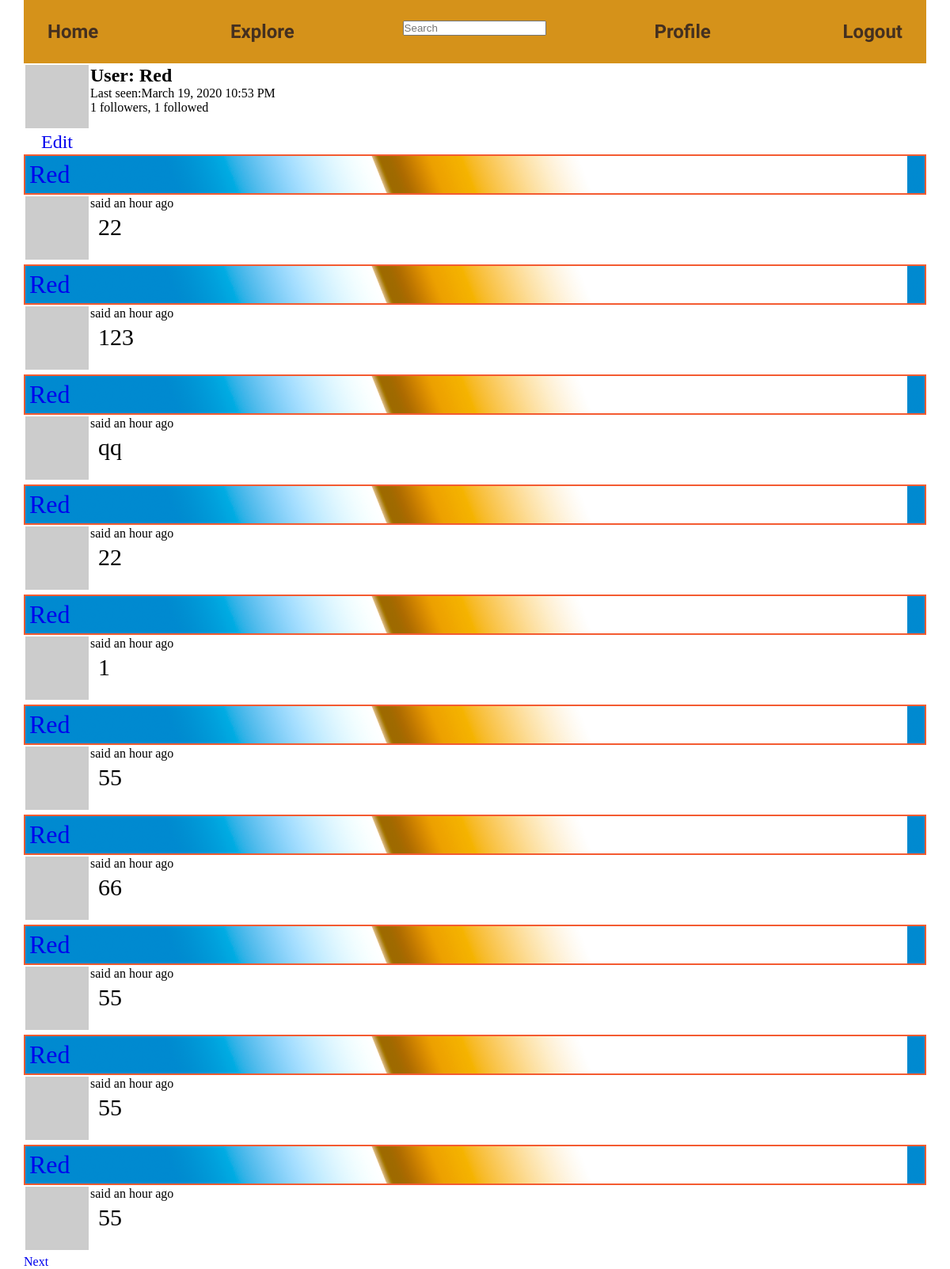
Page /user/Red (signed in) on the committed database.
### app/models.py (models this page shows, shortened)
class User(db.Model, UserMixin):
    id = db.Column(db.Integer, primary_key=True)
    username = db.Column(db.String(64), nullable=False, index=True, unique=True)
    email = db.Column(db.String(120), nullable=False, index=True, unique=True)
    password_hash = db.Column(db.String(128))
    posts = db.relationship('Post', backref='author', lazy='dynamic')
    about_me = db.Column(db.Text)
    last_seen = db.Column(db.DateTime, default=datetime.utcnow)
    followed = db.relationship('User', secondary=followers,
                               primaryjoin=(followers.c.follower_id == id),
                               secondaryjoin=(followers.c.followed_id == id),
                               backref=db.backref('followers', lazy='dynamic'), lazy='dynamic')
    def avatar(self, size):
        digest = md5(self.email.lower().encode('utf-8')).hexdigest()
        return 'https://www.gravatar.com/avatar/{}?d=identicon&s={}'.format(
            digest, size)

class SearchableMixin(object):
    @classmethod
    def before_commit(cls, session):
        session._changes = {
            'add': list(session.new),
            'update': list(session.dirty),
            'delete': list(session.deleted)
        }
    @classmethod
    def after_commit(cls, session):
        for obj in session._changes['add']:
            if isinstance(obj, SearchableMixin):
                add_to_index(obj.__tablename__, obj)
        for obj in session._changes['update']:
            if isinstance(obj, SearchableMixin):
                add_to_index(obj.__tablename__, obj)
        for obj in session._changes['delete']:
            if isinstance(obj, SearchableMixin):
                remove_from_index(obj.__tablename__, obj)
        session._changes = None

class Post(SearchableMixin, db.Model):
    __searchable__ = ['body']
    id = db.Column(db.Integer, primary_key=True)
    body = db.Column(db.Text)
    timestamp = db.Column(db.DateTime, index=True, default=datetime.utcnow)
    user_id = db.Column(db.Integer, db.ForeignKey('user.id'))
    language = db.Column(db.String(5))

### app/main/routes.py (the view)
@bp.route('/user/<username>')
@login_required
def user(username):
    page = request.args.get('page', 1, type=int)
    user = User.query.filter_by(username=username).first_or_404()
    posts = Post.query.filter_by(author=user).order_by(Post.timestamp.desc()).paginate(page,
                                                                                       app.config['POST_PER_PAGE'],
                                                                                       False)
    next_url = url_for('main.user', username=user.username, page=posts.next_num) if posts.has_next else None
    prev_url = url_for('main.user', username=user.username, page=posts.prev_num) if posts.has_prev else None
    return render_template('user.html', user=user, posts=posts.items, next_url=next_url, prev_url=prev_url)

### app/main/form.py
class SearchForm(FlaskForm):
    q = StringField(_l('Search'), validators=[DataRequired()])
    def __init__(self, *args, **kwargs):
        if 'formdata'not in kwargs:
            kwargs['formdata'] = request.args
        if 'csrf_enabled' not in kwargs:
            kwargs['csrf_enabled'] = False
        super(SearchForm, self).__init__(*args, **kwargs)

### app/main/routes.py (called while the page is built)
@bp.before_app_request
def before_request():
    if current_user.is_authenticated:
        current_user.last_seen = datetime.utcnow()
        db.session.commit()
        g.search_form = SearchForm()
    g.locale = str(get_locale())

### app/models.py (called while the page is built)
@login.user_loader
def load_user(id):
    return User.query.get(int(id))

### app/templates/user.html (shortened to what this page needs)
{% extends 'base.html' %}
{% block body %}
    <table>
        <tr valign="top">
            <td><img src="{{ user.avatar(64) }}">
                {% if user == current_user %}
                    <a href="/edit_profile" class="edit_profile">Edit</a>
                {% elif not current_user.is_following(user) %}
                    <div class="follow">
                        <a id="button_follow" href="{{ url_for('main.follow', username=user.username) }}">Follow</a>
                    </div>
                {% else %}
                    <div class="unfollow">
                        <a id="button_unfollow" href="{{ url_for('main.unfollow', username=user.username) }}">Unfollow</a>
                    </div>
                {% endif %}
            </td>
            <td><h1>User: {{ user.username }}</h1>
                {% if user.last_seen %}<p> Last seen:{{ moment(user.last_seen).format('LLL') }}</p> {% endif %}
                <div class="followers">
                    {{ user.followers.count() }} followers, {{ user.followed.count() }} followed
                </div>
            </td>
        </tr>
    </table>
    {% for post in posts %}
        {% include '_post.html' %}
    {% endfor %}
    {% if next_url %}
        <a href="{{ next_url }}" class="next">Next</a>
    {% endif %}
{% endblock %}

### app/templates/_post.html (shortened to what this page needs)
<table>
    <tr valign="top">
        <td><img src="{{ post.author.avatar(36) }}"></td>
        <div class="post_show__label">
            <a href="{{ url_for('main.user', username=post.author.username) }}">{{ post.author.username }}</a>
        </div>
        <td>
            said {{ moment(post.timestamp).fromNow() }}
            <p class="post_show__text">{{ post.body }}</p>
        </td>
    </tr>
</table>

### app/static/css/style.css (style rules this page uses)
* { box-sizing: border-box; margin: 0; padding: 0; }
a { text-decoration: none; }
.edit_profile { display: block; font-size: 24px; text-align: center; }
.post_show__label { font-size: 32px; padding: 5px; font-family: fantasy; border: 2px #f45b31 solid; background-image: url("../img/bg-label.png"); color: #000000; }
.post_show__text { font-size: 30px; margin: 4px 10px 10px; font-family: Ebrima, cursive; }

### rows in the picture
User: username "Red", last_seen "March 19, 2020 10:53 PM"
Post: author.username "Red", timestamp "an hour ago", body "22"
Post: author.username "Red", timestamp "an hour ago", body "123"
Post: author.username "Red", timestamp "an hour ago", body "qq"
Post: author.username "Red", timestamp "an hour ago", body "22"
Post: author.username "Red", timestamp "an hour ago", body "1"
Post: author.username "Red", timestamp "an hour ago", body "55"
Post: author.username "Red", timestamp "an hour ago", body "66"
Post: author.username "Red", timestamp "an hour ago", body "55"
Post: author.username "Red", timestamp "an hour ago", body "55"
Post: author.username "Red", timestamp "an hour ago", body "55"

### other values in the picture
{{ user.followers.count() }} "1"
{{ user.followed.count() }} "1"
